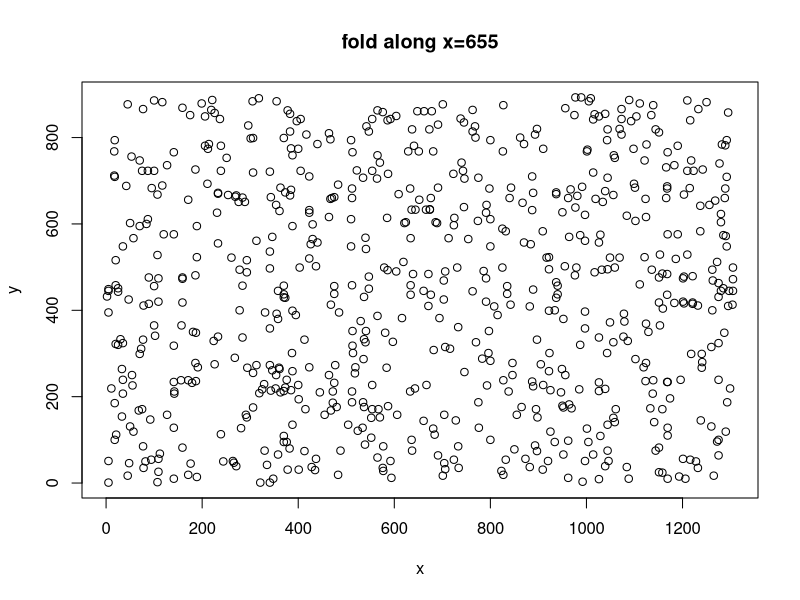
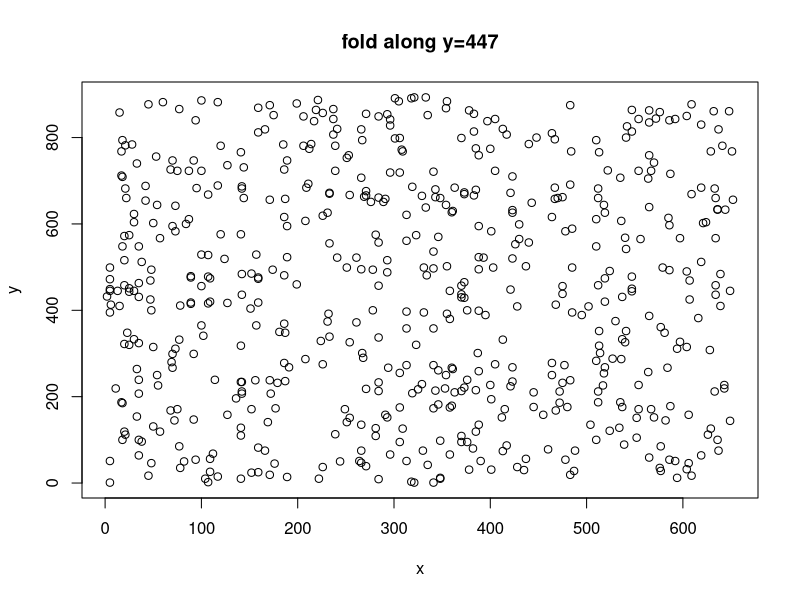
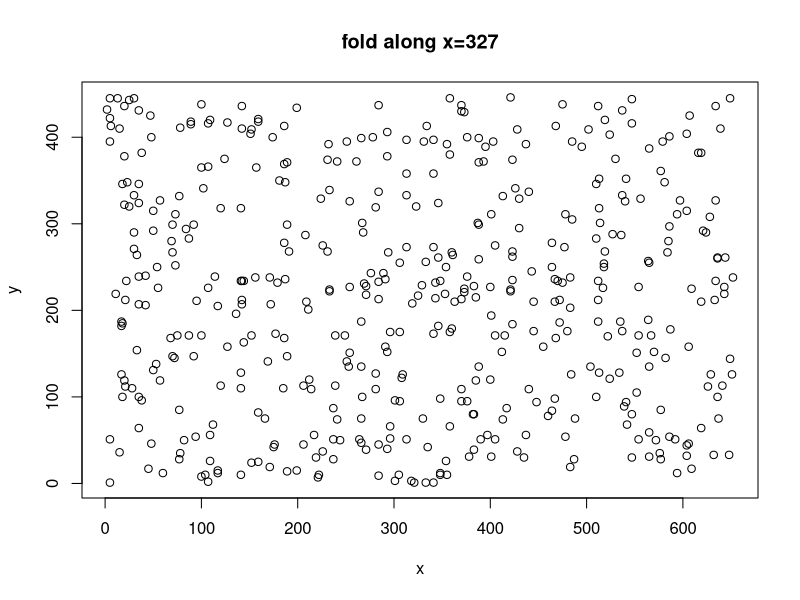
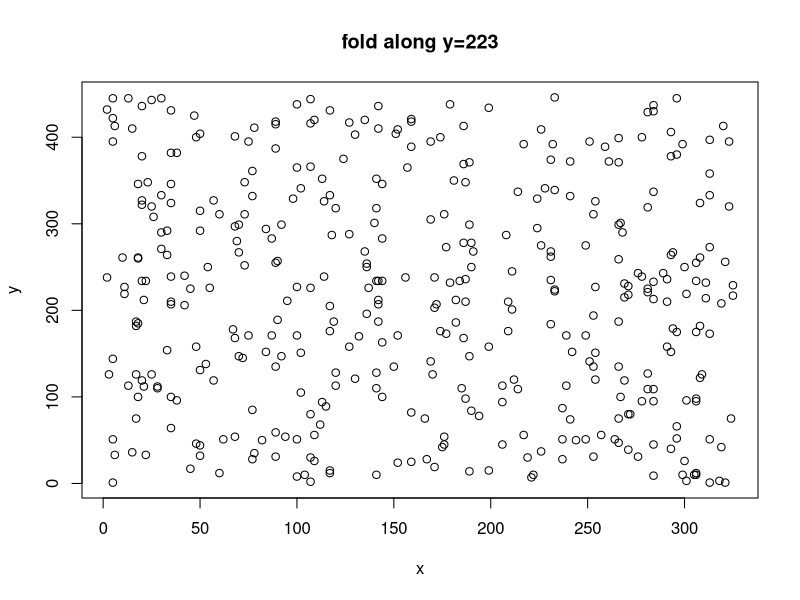
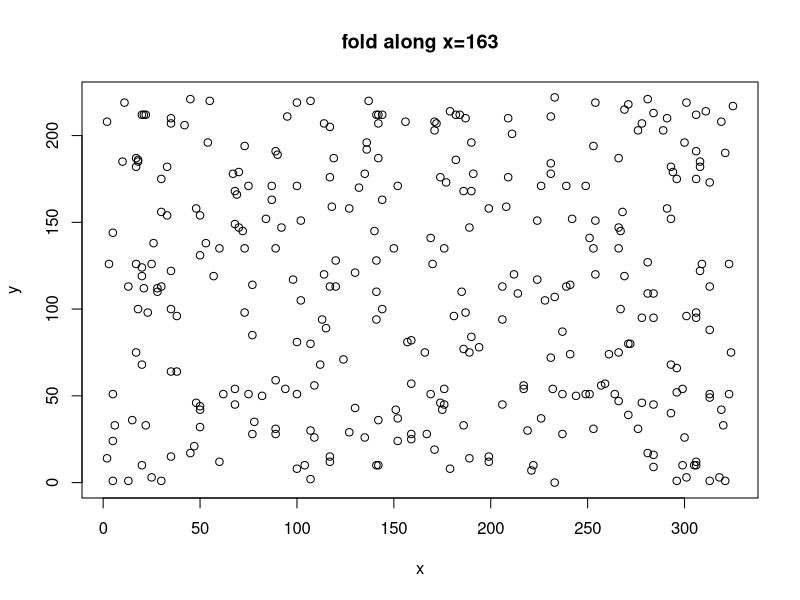
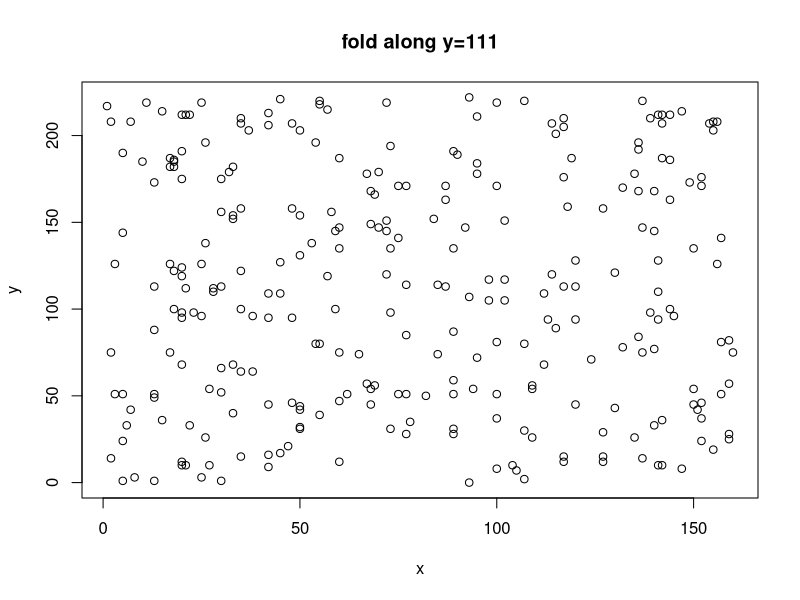
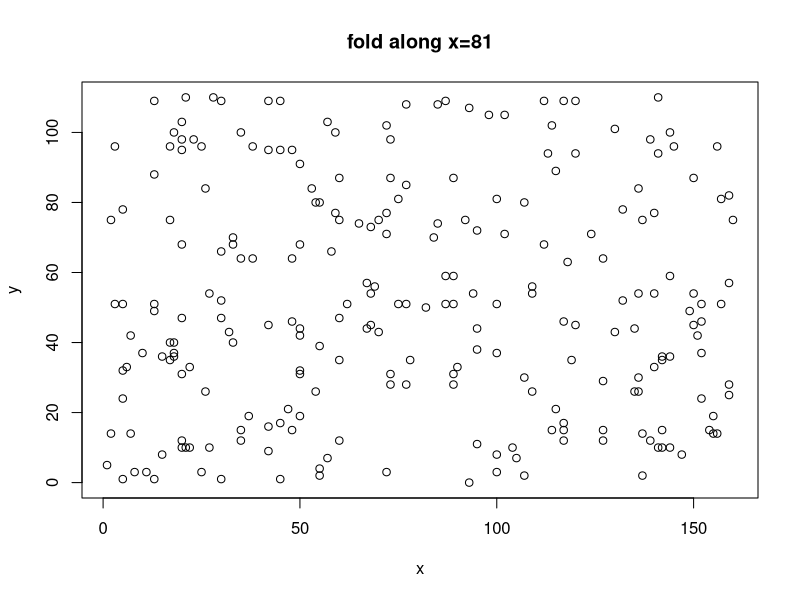
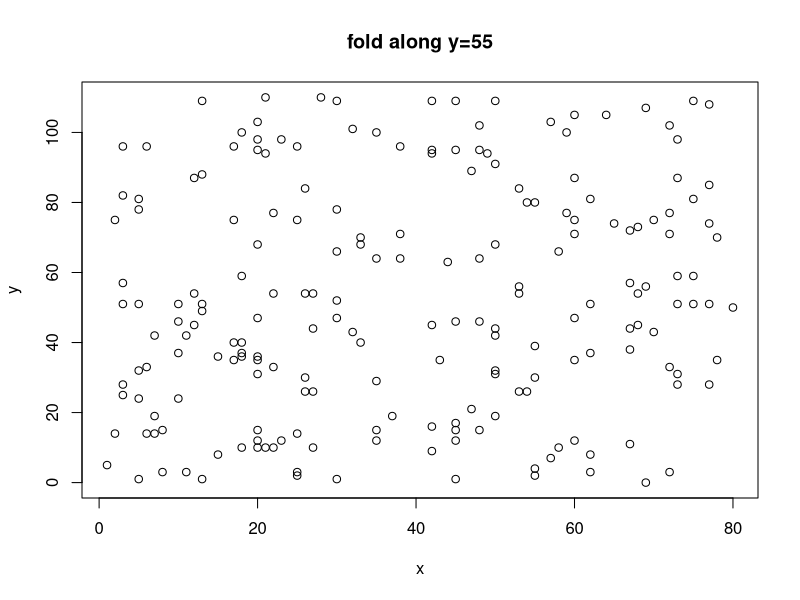

The R source for these figures, in order:
library(tidyverse)

data <- read.csv('13/day-13-input.csv', header=FALSE, colClasses = "character")
instructions <- data[723:734,]
data <- data[1:722,]
data <- data.frame(do.call('rbind', strsplit((data),',')))
data[] <- lapply(data, function(x) as.integer(x))
names(data) <- c('x','y')

#extract instruction info
instructions <- as.data.frame(instructions)

instructions$coord <- substr(instructions$instructions,12,12)
instructions$number <- as.numeric(gsub(".*?([0-9]+).*", "\\1", instructions$instructions))

#Part 1

#need to define new x-coord system with respect to fold line
#for every x,y coord, new x coord is abs(x-655)

coord <- instructions[1,2]
number <- instructions[1,3]

data_p1 <- data

data_p1[,coord] <- abs(data_p1[,coord] - number)

#Answer 1
nrow(unique(data_p1))

#Part 2

data_p2 <- data

for(i in 1:nrow(instructions)){
  coord <- instructions[i,2]
  number <- instructions[i,3]
  plot(data_p2, main = paste0(instructions[i,1]))
  
  for(c in 1:nrow(data_p2)){
       pos <- data_p2[c,coord]
       
      #need to change the coord if it is beyond the fold point
      if(pos > number ){
        data_p2[c,coord] <- number - abs(data_p2[c,coord] - number)
      }
       
    }
    
    data_p2 <- distinct(data_p2)
    print(nrow(data_p2))
  
}

#Because y increases top to bottom
data_p2$y <- - data_p2$y

#Answer 2
plot(data_p2, pch=19, xlim=c(0,40), ylim=c(-40,0))
